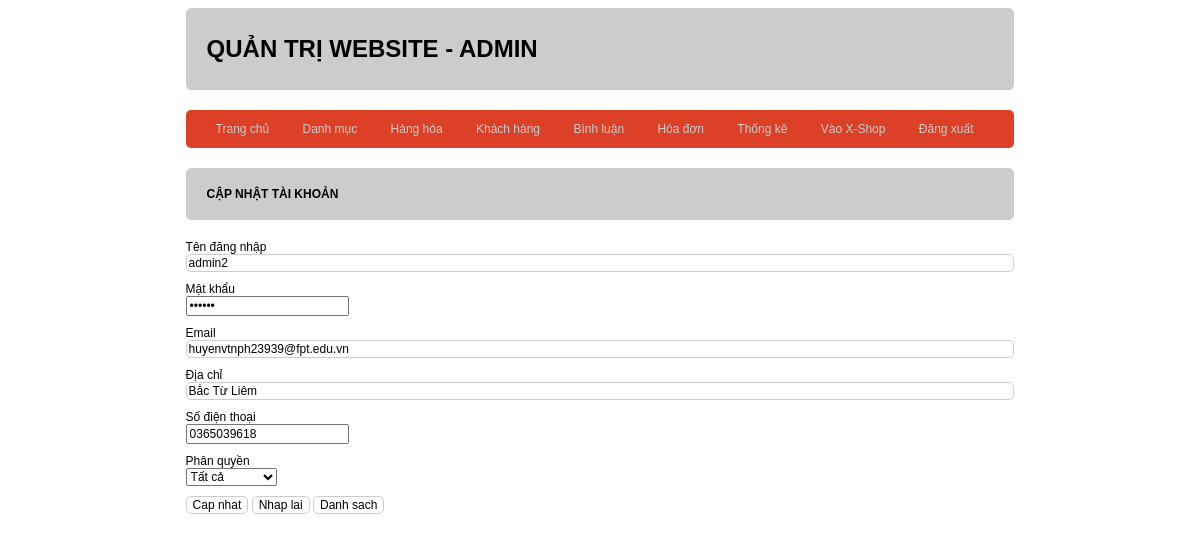
/admin/index.php?act=suatk&id=2, run on the app's committed database.
### tables this page shows
CREATE TABLE `tai_khoan` (
  `id` int(11) NOT NULL,
  `username` varchar(55) NOT NULL COMMENT 'tên đăng nhập',
  `password` varchar(55) NOT NULL COMMENT 'mật khẩu',
  `email` varchar(255) NOT NULL,
  `address` varchar(255) DEFAULT NULL COMMENT 'Địa chỉ',
  `phone` varchar(20) DEFAULT NULL COMMENT 'Số điện thoại',
  `role` int(11) NOT NULL DEFAULT 0 COMMENT 'Vai trò: quản trị hoặc khách hàng'
);

### model/pdo.php (called while the page is built, shortened)
<?php
function pdo_get_connection(){
    $dburl = "mysql:host=localhost;dbname=duanmau_ph23939;charset=utf8";
    $username = 'root';
    $password = '';
    $conn = new PDO($dburl, $username, $password);
    $conn->setAttribute(PDO::ATTR_ERRMODE, PDO::ERRMODE_EXCEPTION);
    return $conn;
}
function pdo_query_one($sql){
    $sql_args = array_slice(func_get_args(), 1);
    try{
        $conn = pdo_get_connection();
        $stmt = $conn->prepare($sql);
        $stmt->execute($sql_args);
        $row = $stmt->fetch(PDO::FETCH_ASSOC);
        return $row;
    }
    catch(PDOException $e){
        throw $e;
    }
    finally{
        unset($conn);
    }
}

### model/tai_khoan.php (called while the page is built, shortened)
<?php
function load_taikhoan_user($id){
    $sql = "select * from tai_khoan where id=".$id;
    $listtaikhoan=pdo_query_one($sql);
    return $listtaikhoan;
}
?>

### admin/taikhoan/update.php (the view, shortened to what this page needs)
<?php
    if(is_array($taikhoan)){
        extract($taikhoan);
    }
?>
<div class="row">
            <div class="row formtitle">
                <h1>CẬP NHẬT TÀI KHOẢN</h1>
            </div>
            <div class="row formcontent">
                <form action="index.php?act=updatetk" method="post" enctype="multipart/form-data">
                    <div class="row mb10">
                        Tên đăng nhập<br>
                        <input type="text" name="username" value="<?php if(isset($username)&&($username!="")) echo $username; ?>">
                    </div>
                    <div class="row mb10">
                        Mật khẩu<br>
                        <input type="password" name="password" value="<?php if(isset($password)&&($password!="")) echo $password; ?>">
                    </div>
                    <div class="row mb10">
                        Email<br>
                        <input type="text" name="email" value="<?php if(isset($email)&&($email!="")) echo $email; ?>">
                    </div>
                    <div class="row mb10">
                        Địa chỉ<br>
                        <input type="text" name="address" value="<?php if(isset($address)&&($address!="")) echo $address; ?>">
                    </div>
                    <div class="row mb10">
                        Số điện thoại<br>
                        <input type="number" name="phone" value="<?php if(isset($phone)&&($phone!="")) echo $phone; ?>">
                    </div>
                    <div class="row mb10">
                        Phân quyền<br>
                    <select name="idrole" id="">
                        <option value="0" selected>Tất cả</option>
                    </select>
                    </div>
                    <br>
                    <div class="row mb10">
                        <input type="submit" name="cap_nhattk" value="Cap nhat"></input>
                        <input type="reset" value="Nhap lai"></input>
                        <a href="index.php?act=dskh"><input type="button" value="Danh sach"></input></a>
                    </div>
                </form>
            </div>
        </div>
    </div>

### view/css/style.css (style rules this page uses)
* { box-sizing: border-box; font-family: sans-serif; font-size: 1vw; }
.row { float: left; width: 100%; }
.mb10 { margin-bottom: 10px; }
.formtaikhoan input[type="text"], .formtaikhoan input[type="password"], .formtaikhoan input[type="email"], .formcontent input[type="text"] { width: 100%; border: 1px #ccc solid; border-radius: 5px; }
.formtaikhoan input[type="submit"], .formtaikhoan input[type="reset"], .formtaikhoan input[type="button"], .formcontent input[type="submit"], .formcontent input[type="reset"], .formcontent input[type="button"], .searchbox input[type="submit"] { background-color: #fff; border: 1px #ccc solid; border-radius: 5px; }
.formtitle { background-color: #ccc; border: 1px #ccc solid; font-size: 1.5vw; color: rgb(0, 0, 0); border-radius: 5px; padding: 10px 20px; }
.formcontent { padding: 20px 0px; }
* { box-sizing: border-box }

### data on the page
tai_khoan: username "admin2", email "huyenvtnph23939@fpt.edu.vn", address "Bắc Từ Liêm", phone "0365039618"
